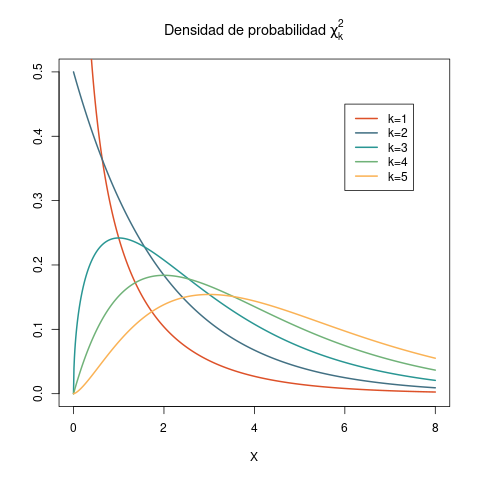

Write R code to recreate this figure.
library(MetBrewer)
x <- seq(from = 0, to = 8, by = 0.01)
y <- sapply(1:5, function(z) dchisq(x, z))
p <- met.brewer('Egypt', 5)
plot(c(0,8), c(0, 0.5), type = 'n', xlab = 'X', ylab = '',
     main = expression(paste('Densidad de probabilidad ', chi[k]^2)))
lapply(1:5, function(z) lines(x, y[,z], col = p[z], lwd = 2))
legend(6, 0.45, paste('k', 1:5, sep = '='), col = p, lwd = 2)
